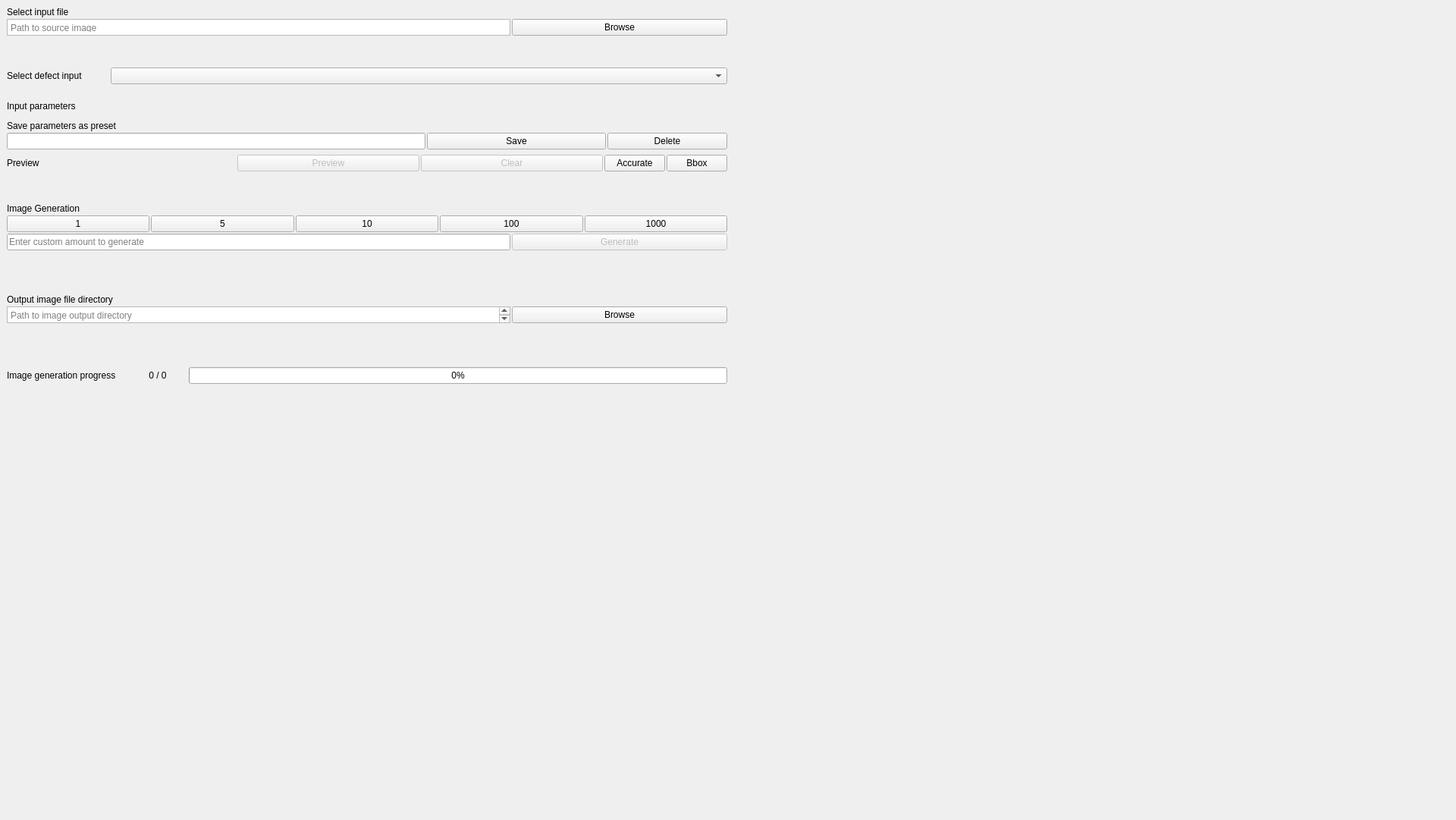
<?xml version="1.0" encoding="UTF-8"?>
<ui version="4.0">
 <class>MainWindow</class>
 <widget class="QMainWindow" name="MainWindow">
  <property name="geometry">
   <rect>
    <x>0</x>
    <y>0</y>
    <width>1920</width>
    <height>1081</height>
   </rect>
  </property>
  <property name="windowTitle">
   <string>MainWindow</string>
  </property>
  <widget class="QWidget" name="centralwidget">
   <property name="enabled">
    <bool>true</bool>
   </property>
   <property name="sizePolicy">
    <sizepolicy hsizetype="Ignored" vsizetype="Ignored">
     <horstretch>0</horstretch>
     <verstretch>0</verstretch>
    </sizepolicy>
   </property>
   <layout class="QHBoxLayout" name="horizontalLayout" stretch="5,5">
    <property name="spacing">
     <number>2</number>
    </property>
    <item>
     <layout class="QVBoxLayout" name="verticalLayout_2" stretch="0,0,0,0,0,0,0,0,0,0,0,0,0,0,0,0,0,0,0,0,0,0,0">
      <item>
       <widget class="QLabel" name="label_3">
        <property name="text">
         <string>Select input file</string>
        </property>
       </widget>
      </item>
      <item>
       <layout class="QHBoxLayout" name="horizontalLayout_3" stretch="7,3">
        <item>
         <widget class="QTextEdit" name="filename_input">
          <property name="sizePolicy">
           <sizepolicy hsizetype="Ignored" vsizetype="Ignored">
            <horstretch>0</horstretch>
            <verstretch>0</verstretch>
           </sizepolicy>
          </property>
          <property name="verticalScrollBarPolicy">
           <enum>Qt::ScrollBarAlwaysOff</enum>
          </property>
          <property name="horizontalScrollBarPolicy">
           <enum>Qt::ScrollBarAsNeeded</enum>
          </property>
          <property name="tabChangesFocus">
           <bool>true</bool>
          </property>
          <property name="readOnly">
           <bool>true</bool>
          </property>
          <property name="placeholderText">
           <string>Path to source image</string>
          </property>
         </widget>
        </item>
        <item>
         <widget class="QPushButton" name="filename_browse">
          <property name="enabled">
           <bool>true</bool>
          </property>
          <property name="text">
           <string>Browse</string>
          </property>
         </widget>
        </item>
       </layout>
      </item>
      <item>
       <spacer name="verticalSpacer_3">
        <property name="orientation">
         <enum>Qt::Vertical</enum>
        </property>
        <property name="sizeType">
         <enum>QSizePolicy::Minimum</enum>
        </property>
        <property name="sizeHint" stdset="0">
         <size>
          <width>20</width>
          <height>40</height>
         </size>
        </property>
       </spacer>
      </item>
      <item>
       <layout class="QHBoxLayout" name="horizontalLayout_7" stretch="1,6">
        <item>
         <widget class="QLabel" name="label_5">
          <property name="text">
           <string>Select defect input</string>
          </property>
         </widget>
        </item>
        <item>
         <widget class="QComboBox" name="defect_dropdown"/>
        </item>
       </layout>
      </item>
      <item>
       <spacer name="verticalSpacer_7">
        <property name="orientation">
         <enum>Qt::Vertical</enum>
        </property>
        <property name="sizeType">
         <enum>QSizePolicy::Minimum</enum>
        </property>
        <property name="sizeHint" stdset="0">
         <size>
          <width>20</width>
          <height>20</height>
         </size>
        </property>
       </spacer>
      </item>
      <item>
       <layout class="QVBoxLayout" name="input_parameters_vlayout">
        <item>
         <widget class="QLabel" name="label_14">
          <property name="text">
           <string>Input parameters</string>
          </property>
         </widget>
        </item>
       </layout>
      </item>
      <item>
       <spacer name="verticalSpacer_4">
        <property name="orientation">
         <enum>Qt::Vertical</enum>
        </property>
        <property name="sizeType">
         <enum>QSizePolicy::Minimum</enum>
        </property>
        <property name="sizeHint" stdset="0">
         <size>
          <width>20</width>
          <height>10</height>
         </size>
        </property>
       </spacer>
      </item>
      <item>
       <widget class="QLabel" name="label_2">
        <property name="text">
         <string>Save parameters as preset</string>
        </property>
       </widget>
      </item>
      <item>
       <layout class="QHBoxLayout" name="horizontalLayout_8" stretch="7,3,2">
        <item>
         <widget class="QLineEdit" name="preset_input"/>
        </item>
        <item>
         <widget class="QPushButton" name="preset_save">
          <property name="text">
           <string>Save</string>
          </property>
         </widget>
        </item>
        <item>
         <widget class="QPushButton" name="preset_delete">
          <property name="text">
           <string>Delete</string>
          </property>
         </widget>
        </item>
       </layout>
      </item>
      <item>
       <spacer name="verticalSpacer_8">
        <property name="orientation">
         <enum>Qt::Vertical</enum>
        </property>
        <property name="sizeType">
         <enum>QSizePolicy::Minimum</enum>
        </property>
        <property name="sizeHint" stdset="0">
         <size>
          <width>20</width>
          <height>5</height>
         </size>
        </property>
       </spacer>
      </item>
      <item>
       <layout class="QHBoxLayout" name="horizontalLayout_4" stretch="1,4,4,4,1,1">
        <item>
         <widget class="QLabel" name="label_6">
          <property name="text">
           <string>Preview</string>
          </property>
         </widget>
        </item>
        <item>
         <widget class="QLabel" name="invalid_parameters_error">
          <property name="enabled">
           <bool>true</bool>
          </property>
          <property name="font">
           <font>
            <weight>75</weight>
            <bold>true</bold>
           </font>
          </property>
          <property name="styleSheet">
           <string notr="true">QLabel { color : red; }</string>
          </property>
          <property name="text">
           <string/>
          </property>
          <property name="scaledContents">
           <bool>false</bool>
          </property>
          <property name="alignment">
           <set>Qt::AlignRight|Qt::AlignTrailing|Qt::AlignVCenter</set>
          </property>
         </widget>
        </item>
        <item>
         <widget class="QPushButton" name="preview_button">
          <property name="enabled">
           <bool>false</bool>
          </property>
          <property name="text">
           <string>Preview</string>
          </property>
         </widget>
        </item>
        <item>
         <widget class="QPushButton" name="clear_preview_button">
          <property name="enabled">
           <bool>false</bool>
          </property>
          <property name="text">
           <string>Clear</string>
          </property>
         </widget>
        </item>
        <item>
         <widget class="QPushButton" name="toggle_accuracy_button">
          <property name="text">
           <string>Accurate</string>
          </property>
         </widget>
        </item>
        <item>
         <widget class="QPushButton" name="toggle_bbox_button">
          <property name="text">
           <string>Bbox</string>
          </property>
          <property name="checkable">
           <bool>true</bool>
          </property>
         </widget>
        </item>
       </layout>
      </item>
      <item>
       <spacer name="verticalSpacer_2">
        <property name="orientation">
         <enum>Qt::Vertical</enum>
        </property>
        <property name="sizeType">
         <enum>QSizePolicy::Minimum</enum>
        </property>
        <property name="sizeHint" stdset="0">
         <size>
          <width>20</width>
          <height>40</height>
         </size>
        </property>
       </spacer>
      </item>
      <item>
       <widget class="QLabel" name="label_7">
        <property name="text">
         <string>Image Generation</string>
        </property>
       </widget>
      </item>
      <item>
       <layout class="QHBoxLayout" name="horizontalLayout_2">
        <item>
         <widget class="QPushButton" name="gen_1_button">
          <property name="text">
           <string>1</string>
          </property>
         </widget>
        </item>
        <item>
         <widget class="QPushButton" name="gen_5_button">
          <property name="text">
           <string>5</string>
          </property>
         </widget>
        </item>
        <item>
         <widget class="QPushButton" name="gen_10_button">
          <property name="text">
           <string>10</string>
          </property>
         </widget>
        </item>
        <item>
         <widget class="QPushButton" name="gen_100_button">
          <property name="text">
           <string>100</string>
          </property>
         </widget>
        </item>
        <item>
         <widget class="QPushButton" name="gen_1000_button">
          <property name="text">
           <string>1000</string>
          </property>
         </widget>
        </item>
       </layout>
      </item>
      <item>
       <layout class="QHBoxLayout" name="horizontalLayout_5" stretch="7,3">
        <item>
         <widget class="QLineEdit" name="gen_manual_input">
          <property name="sizePolicy">
           <sizepolicy hsizetype="Expanding" vsizetype="Ignored">
            <horstretch>0</horstretch>
            <verstretch>0</verstretch>
           </sizepolicy>
          </property>
          <property name="placeholderText">
           <string>Enter custom amount to generate</string>
          </property>
         </widget>
        </item>
        <item>
         <widget class="QPushButton" name="generate_button">
          <property name="enabled">
           <bool>false</bool>
          </property>
          <property name="text">
           <string>Generate</string>
          </property>
         </widget>
        </item>
       </layout>
      </item>
      <item>
       <widget class="QLabel" name="invalid_images_amount_error">
        <property name="font">
         <font>
          <weight>75</weight>
          <bold>true</bold>
         </font>
        </property>
        <property name="styleSheet">
         <string notr="true">QLabel { color : red; }</string>
        </property>
        <property name="text">
         <string/>
        </property>
       </widget>
      </item>
      <item>
       <spacer name="verticalSpacer_5">
        <property name="orientation">
         <enum>Qt::Vertical</enum>
        </property>
        <property name="sizeType">
         <enum>QSizePolicy::Minimum</enum>
        </property>
        <property name="sizeHint" stdset="0">
         <size>
          <width>20</width>
          <height>40</height>
         </size>
        </property>
       </spacer>
      </item>
      <item>
       <widget class="QLabel" name="label_8">
        <property name="text">
         <string>Output image file directory</string>
        </property>
       </widget>
      </item>
      <item>
       <layout class="QHBoxLayout" name="horizontalLayout_6" stretch="7,3">
        <item>
         <widget class="QPlainTextEdit" name="image_path_input">
          <property name="sizePolicy">
           <sizepolicy hsizetype="Expanding" vsizetype="Ignored">
            <horstretch>0</horstretch>
            <verstretch>0</verstretch>
           </sizepolicy>
          </property>
          <property name="readOnly">
           <bool>true</bool>
          </property>
          <property name="placeholderText">
           <string>Path to image output directory</string>
          </property>
         </widget>
        </item>
        <item>
         <widget class="QPushButton" name="image_output_browse">
          <property name="text">
           <string>Browse</string>
          </property>
         </widget>
        </item>
       </layout>
      </item>
      <item>
       <widget class="QLabel" name="invalid_output_dir_error">
        <property name="font">
         <font>
          <weight>75</weight>
          <bold>true</bold>
         </font>
        </property>
        <property name="styleSheet">
         <string notr="true">QLabel { color : red; }</string>
        </property>
        <property name="text">
         <string/>
        </property>
       </widget>
      </item>
      <item>
       <spacer name="verticalSpacer_6">
        <property name="orientation">
         <enum>Qt::Vertical</enum>
        </property>
        <property name="sizeType">
         <enum>QSizePolicy::Minimum</enum>
        </property>
        <property name="sizeHint" stdset="0">
         <size>
          <width>20</width>
          <height>40</height>
         </size>
        </property>
       </spacer>
      </item>
      <item>
       <layout class="QHBoxLayout" name="horizontalLayout_12" stretch="2,1,9">
        <item>
         <widget class="QLabel" name="label_4">
          <property name="text">
           <string>Image generation progress</string>
          </property>
         </widget>
        </item>
        <item>
         <widget class="QLabel" name="file_progress">
          <property name="text">
           <string>0 / 0</string>
          </property>
          <property name="alignment">
           <set>Qt::AlignCenter</set>
          </property>
         </widget>
        </item>
        <item>
         <widget class="QProgressBar" name="progressBar">
          <property name="value">
           <number>0</number>
          </property>
         </widget>
        </item>
       </layout>
      </item>
      <item>
       <spacer name="verticalSpacer">
        <property name="orientation">
         <enum>Qt::Vertical</enum>
        </property>
        <property name="sizeType">
         <enum>QSizePolicy::Expanding</enum>
        </property>
        <property name="sizeHint" stdset="0">
         <size>
          <width>20</width>
          <height>40</height>
         </size>
        </property>
       </spacer>
      </item>
     </layout>
    </item>
    <item>
     <layout class="QVBoxLayout" name="verticalLayout">
      <item>
       <widget class="QLabel" name="shown_image">
        <property name="sizePolicy">
         <sizepolicy hsizetype="Ignored" vsizetype="Preferred">
          <horstretch>0</horstretch>
          <verstretch>0</verstretch>
         </sizepolicy>
        </property>
        <property name="text">
         <string/>
        </property>
        <property name="scaledContents">
         <bool>true</bool>
        </property>
        <property name="alignment">
         <set>Qt::AlignCenter</set>
        </property>
       </widget>
      </item>
     </layout>
    </item>
   </layout>
  </widget>
 </widget>
 <tabstops>
  <tabstop>filename_input</tabstop>
  <tabstop>filename_browse</tabstop>
  <tabstop>preview_button</tabstop>
  <tabstop>clear_preview_button</tabstop>
  <tabstop>toggle_accuracy_button</tabstop>
  <tabstop>toggle_bbox_button</tabstop>
  <tabstop>gen_1_button</tabstop>
  <tabstop>gen_5_button</tabstop>
  <tabstop>gen_10_button</tabstop>
  <tabstop>gen_100_button</tabstop>
  <tabstop>gen_1000_button</tabstop>
  <tabstop>generate_button</tabstop>
  <tabstop>image_path_input</tabstop>
  <tabstop>image_output_browse</tabstop>
 </tabstops>
 <resources/>
 <connections/>
</ui>
